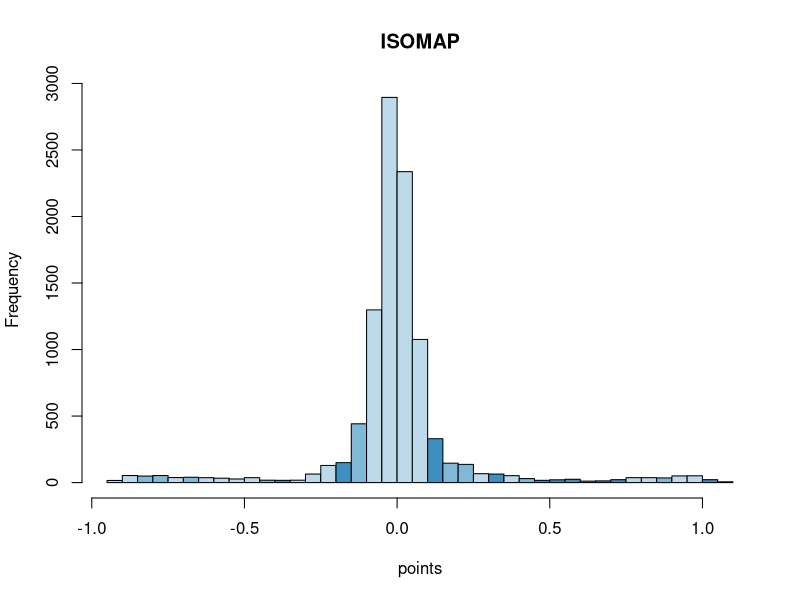

R code for this plot:
library(RColorBrewer)
library(vegan)

data <- read.csv("mysticdata.csv", sep=";")

dis <- vegdist(data)

ISO <- isomap(dis, k=5)

rbPal <- colorRampPalette(c(brewer.pal(n = 9, name = 'RdBu')))
col <- rbPal(10)[as.numeric(cut(data$y, breaks = 10))]

hist(ISO$points, breaks=55, xlab="points", col=col, 
     main = "ISOMAP")